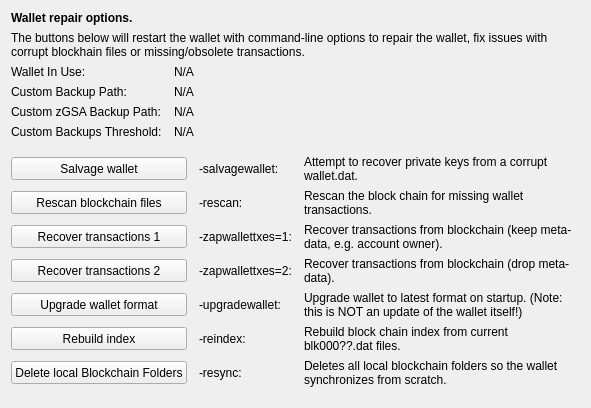
     <widget class="QWidget" name="tab_repair">
      <attribute name="title">
       <string>&amp;Wallet Repair</string>
      </attribute>
      <layout class="QGridLayout" name="gridLayout_4" columnstretch="0,0,0,0">
       <property name="horizontalSpacing">
        <number>12</number>
       </property>
       <item row="0" column="0" colspan="4">
        <widget class="QLabel" name="label_repair_header">
         <property name="font">
          <font>
           <weight>75</weight>
           <bold>true</bold>
          </font>
         </property>
         <property name="text">
          <string>Wallet repair options.</string>
         </property>
        </widget>
       </item>
       <item row="1" column="0" colspan="4">
        <widget class="QLabel" name="label_repair_helptext">
         <property name="font">
          <font>
           <weight>50</weight>
           <bold>false</bold>
          </font>
         </property>
         <property name="text">
          <string>The buttons below will restart the wallet with command-line options to repair the wallet, fix issues with corrupt blockhain files or missing/obsolete transactions.</string>
         </property>
         <property name="wordWrap">
          <bool>true</bool>
         </property>
        </widget>
       </item>
       <item row="2" column="0">
        <widget class="QLabel" name="wallet_path_label">
         <property name="text">
          <string>Wallet In Use:</string>
         </property>
        </widget>
       </item>
       <item row="2" column="1" colspan="3">
        <widget class="QLabel" name="wallet_path">
         <property name="cursor">
          <cursorShape>IBeamCursor</cursorShape>
         </property>
         <property name="text">
          <string>N/A</string>
         </property>
         <property name="textFormat">
          <enum>Qt::PlainText</enum>
         </property>
         <property name="textInteractionFlags">
          <set>Qt::LinksAccessibleByMouse|Qt::TextSelectableByKeyboard|Qt::TextSelectableByMouse</set>
         </property>
        </widget>
       </item>
       <item row="3" column="0">
        <widget class="QLabel" name="wallet_custombackuppath_label">
         <property name="visible">
          <bool>false</bool>
         </property>
         <property name="text">
          <string>Custom Backup Path:</string>
         </property>
        </widget>
       </item>
       <item row="3" column="1" colspan="3">
        <widget class="QLabel" name="wallet_custombackuppath">
         <property name="cursor">
          <cursorShape>IBeamCursor</cursorShape>
         </property>
         <property name="visible">
          <bool>false</bool>
         </property>
         <property name="text">
          <string>N/A</string>
         </property>
         <property name="textFormat">
          <enum>Qt::PlainText</enum>
         </property>
         <property name="textInteractionFlags">
          <set>Qt::LinksAccessibleByMouse|Qt::TextSelectableByKeyboard|Qt::TextSelectableByMouse</set>
         </property>
        </widget>
       </item>
       <item row="4" column="0">
        <widget class="QLabel" name="wallet_customzgsabackuppath_label">
         <property name="visible">
          <bool>false</bool>
         </property>
         <property name="text">
          <string>Custom zGSA Backup Path:</string>
         </property>
        </widget>
       </item>
       <item row="4" column="1" colspan="3">
        <widget class="QLabel" name="wallet_customzgsabackuppath">
         <property name="cursor">
          <cursorShape>IBeamCursor</cursorShape>
         </property>
         <property name="visible">
          <bool>false</bool>
         </property>
         <property name="text">
          <string>N/A</string>
         </property>
         <property name="textFormat">
          <enum>Qt::PlainText</enum>
         </property>
         <property name="textInteractionFlags">
          <set>Qt::LinksAccessibleByMouse|Qt::TextSelectableByKeyboard|Qt::TextSelectableByMouse</set>
         </property>
        </widget>
       </item>
       <item row="5" column="0">
        <widget class="QLabel" name="wallet_custombackupthreshold_label">
         <property name="visible">
          <bool>false</bool>
         </property>
         <property name="text">
          <string>Custom Backups Threshold:</string>
         </property>
        </widget>
       </item>
       <item row="5" column="1" colspan="3">
        <widget class="QLabel" name="wallet_custombackupthreshold">
         <property name="cursor">
          <cursorShape>IBeamCursor</cursorShape>
         </property>
         <property name="visible">
          <bool>false</bool>
         </property>
         <property name="text">
          <string>N/A</string>
         </property>
         <property name="textFormat">
          <enum>Qt::PlainText</enum>
         </property>
         <property name="textInteractionFlags">
          <set>Qt::LinksAccessibleByMouse|Qt::TextSelectableByKeyboard|Qt::TextSelectableByMouse</set>
         </property>
        </widget>
       </item>
       <item row="6" column="0">
        <spacer name="verticalSpacer_repair1">
         <property name="orientation">
          <enum>Qt::Vertical</enum>
         </property>
         <property name="sizeHint" stdset="0">
          <size>
           <width>10</width>
           <height>10</height>
          </size>
         </property>
        </spacer>
       </item>
       <item row="7" column="0" colspan="2">
        <widget class="QPushButton" name="btn_salvagewallet">
         <property name="minimumSize">
          <size>
           <width>100</width>
           <height>23</height>
          </size>
         </property>
         <property name="text">
          <string>Salvage wallet</string>
         </property>
        </widget>
       </item>
       <item row="7" column="2">
        <widget class="QLabel" name="label_repair_salvage_command">
         <property name="text">
          <string notr="true">-salvagewallet:</string>
         </property>
        </widget>
       </item>
       <item row="7" column="3">
        <widget class="QLabel" name="label_repair_salvage">
         <property name="text">
          <string>Attempt to recover private keys from a corrupt wallet.dat.</string>
         </property>
         <property name="wordWrap">
          <bool>true</bool>
         </property>
        </widget>
       </item>
       <item row="8" column="0" colspan="2">
        <widget class="QPushButton" name="btn_rescan">
         <property name="minimumSize">
          <size>
           <width>100</width>
           <height>23</height>
          </size>
         </property>
         <property name="text">
          <string>Rescan blockchain files</string>
         </property>
        </widget>
       </item>
       <item row="8" column="2">
        <widget class="QLabel" name="label_repair_rescan_command">
         <property name="text">
          <string notr="true">-rescan:</string>
         </property>
        </widget>
       </item>
       <item row="8" column="3">
        <widget class="QLabel" name="label_repair_rescan">
         <property name="text">
          <string>Rescan the block chain for missing wallet transactions.</string>
         </property>
         <property name="wordWrap">
          <bool>true</bool>
         </property>
        </widget>
       </item>
       <item row="9" column="0" colspan="2">
        <widget class="QPushButton" name="btn_zapwallettxes1">
         <property name="minimumSize">
          <size>
           <width>100</width>
           <height>23</height>
          </size>
         </property>
         <property name="text">
          <string>Recover transactions 1</string>
         </property>
        </widget>
       </item>
       <item row="9" column="2">
        <widget class="QLabel" name="label_repair_zap1_command">
         <property name="text">
          <string notr="true">-zapwallettxes=1:</string>
         </property>
        </widget>
       </item>
       <item row="9" column="3">
        <widget class="QLabel" name="label_repair_zap1">
         <property name="text">
          <string>Recover transactions from blockchain (keep meta-data, e.g. account owner).</string>
         </property>
         <property name="wordWrap">
          <bool>true</bool>
         </property>
        </widget>
       </item>
       <item row="10" column="0" colspan="2">
        <widget class="QPushButton" name="btn_zapwallettxes2">
         <property name="minimumSize">
          <size>
           <width>100</width>
           <height>23</height>
          </size>
         </property>
         <property name="text">
          <string>Recover transactions 2</string>
         </property>
        </widget>
       </item>
       <item row="10" column="2">
        <widget class="QLabel" name="label_repair_zap2_command">
         <property name="text">
          <string notr="true">-zapwallettxes=2:</string>
         </property>
        </widget>
       </item>
       <item row="10" column="3">
        <widget class="QLabel" name="label_repair_zap2">
         <property name="text">
          <string>Recover transactions from blockchain (drop meta-data).</string>
         </property>
         <property name="wordWrap">
          <bool>true</bool>
         </property>
        </widget>
       </item>
       <item row="11" column="0" colspan="2">
        <widget class="QPushButton" name="btn_upgradewallet">
         <property name="minimumSize">
          <size>
           <width>100</width>
           <height>23</height>
          </size>
         </property>
         <property name="text">
          <string>Upgrade wallet format</string>
         </property>
        </widget>
       </item>
       <item row="11" column="2">
        <widget class="QLabel" name="label_repair_upgrade_command">
         <property name="text">
          <string notr="true">-upgradewallet:</string>
         </property>
        </widget>
       </item>
       <item row="11" column="3">
        <widget class="QLabel" name="label_repair_upgrade">
         <property name="text">
          <string>Upgrade wallet to latest format on startup. (Note: this is NOT an update of the wallet itself!)</string>
         </property>
         <property name="wordWrap">
          <bool>true</bool>
         </property>
        </widget>
       </item>
       <item row="12" column="0" colspan="2">
        <widget class="QPushButton" name="btn_reindex">
         <property name="minimumSize">
          <size>
           <width>100</width>
           <height>23</height>
          </size>
         </property>
         <property name="text">
          <string>Rebuild index</string>
         </property>
        </widget>
       </item>
       <item row="12" column="2">
        <widget class="QLabel" name="label_repair_reindex_command">
         <property name="text">
          <string notr="true">-reindex:</string>
         </property>
        </widget>
       </item>
       <item row="12" column="3">
        <widget class="QLabel" name="label_repair_reindex">
         <property name="text">
          <string>Rebuild block chain index from current blk000??.dat files.</string>
         </property>
         <property name="wordWrap">
          <bool>true</bool>
         </property>
        </widget>
       </item>
       <item row="13" column="0" colspan="2">
        <widget class="QPushButton" name="btn_resync">
         <property name="minimumSize">
          <size>
           <width>100</width>
           <height>23</height>
          </size>
         </property>
         <property name="text">
          <string>Delete local Blockchain Folders</string>
         </property>
        </widget>
       </item>
       <item row="13" column="2">
        <widget class="QLabel" name="label_repair_resync_command">
         <property name="text">
          <string>-resync:</string>
         </property>
        </widget>
       </item>
       <item row="13" column="3">
        <widget class="QLabel" name="label_repair_resync">
         <property name="text">
          <string>Deletes all local blockchain folders so the wallet synchronizes from scratch.</string>
         </property>
         <property name="wordWrap">
          <bool>true</bool>
         </property>
        </widget>
       </item>
       <item row="14" column="0">
        <spacer name="verticalSpacer_repair2">
         <property name="orientation">
          <enum>Qt::Vertical</enum>
         </property>
         <property name="sizeHint" stdset="0">
          <size>
           <width>20</width>
           <height>10</height>
          </size>
         </property>
        </spacer>
       </item>
      </layout>
     </widget>
